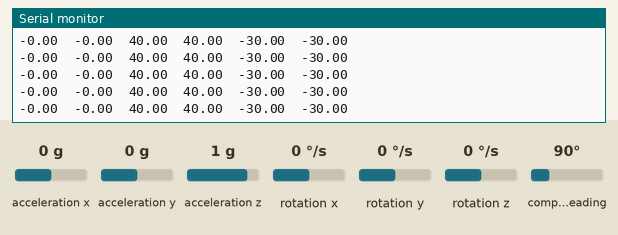
This sketch was run on a simulated Arduino Uno, built with avr-gcc and run on an emulated ATmega328P. On the bench: the last lines printed to the serial monitor. The test bench sets the inputs (shaded band); at power-on: compass heading 90°, acceleration x 0 g, acceleration y 0 g, acceleration z 1 g, rotation x 0 °/s, rotation y 0 °/s, rotation z 0 °/s.

Above: at 1.2 s.
1.3 s: compass heading set to 7°
At 1.8 s:
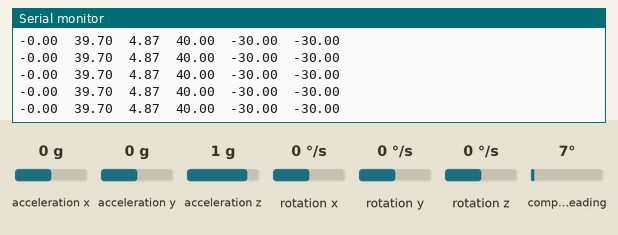
2.8 s: compass heading set to 180°
At 3.6 s:
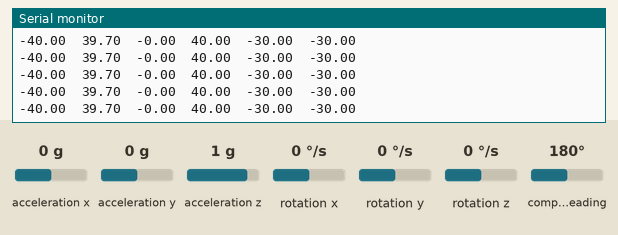
Timing chart, 0 to 5.8 s (numbered marks = the images above; inputs shaded):
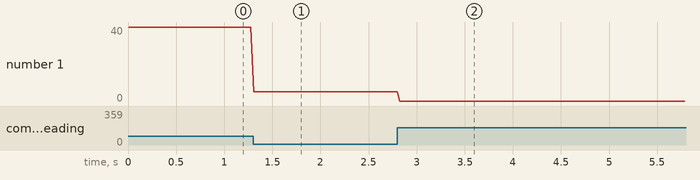

Measured:
- after the input at 1.3 s, the serial monitor: prints a new line at once (image 1)
- after the input at 2.8 s, the serial monitor: prints a new line at once (image 2)
- plotted number 1: 40 → 4.87 after the input at 1.3 s

The sketch:

mag_calibration.ino
```cpp
// (licence header left out)
#include "MPU9250.h"

// an MPU9250 object with the MPU-9250 sensor on I2C bus 0 with address 0x68
MPU9250 IMU(Wire,0x68);
int status;

float ax, ay, az, gx, gy, gz, mx, my, mz; // variables to hold latest sensor data values

float mxb_max = -10000.0, mxb_min = 10000.0, myb_max = -10000.0, myb_min = 10000.0, mzb_max = -10000.0, mzb_min = 10000.0;

float axb, ayb, azb, axs, ays, azs;
float mxb, myb, mzb, mxs, mys, mzs;

float loopCount = 5, sampCount = 1000; // 50 samp/sec -> 20 sec
float biasX = 0, biasY = 0, biasZ = 0;
float chordX = 0, chordY = 0, chordZ = 0, chordAvg = 0;
float scaleX, scaleY, scaleZ;

void setup() {
  // serial to display data
  Serial.begin(115200);

  while(!Serial) {}

  // start communication with IMU
  status = IMU.begin();
  if (status < 0) {
    Serial.println("IMU initialization unsuccessful");
    Serial.println("Check IMU wiring or try cycling power");
    Serial.print("Status: ");
    Serial.println(status);
    while(1) {}
  }
}

void loop() {

  for(int loopCounter = 0; loopCounter < loopCount; loopCounter++)
  {
    mxb_max = -10000.0, mxb_min = 10000.0, myb_max = -10000.0, myb_min = 10000.0, mzb_max = -10000.0, mzb_min = 10000.0;
    for (int sampCounter = 0; sampCounter < sampCount ; sampCounter++)
    {
       // read the sensor
       IMU.readSensor();

       my = IMU.getMagY_uT();
       mx = IMU.getMagX_uT();
       mz = IMU.getMagZ_uT();

       // Mag calibration snippet
       if (mx > mxb_max)
         mxb_max = mx;
       if (mx < mxb_min)
         mxb_min = mx;

       if (my > myb_max)
         myb_max = my;
       if (my < myb_min)
         myb_min = my;

       if (mz > mzb_max)
         mzb_max = mz;
       if (mz < mzb_min)
         mzb_min = mz;
       Serial.println(String(mxb_min) + "\t" + String(mxb_max) + "\t" + String(myb_min) + "\t" + String(myb_max) + "\t" + String(mzb_min) + "\t" + String(mzb_max));
       delay(20);
    }

    biasX = ((float)loopCounter * biasX + (mxb_max + mxb_min)/2.0)/((float)loopCounter+1.0);
    biasY = ((float)loopCounter * biasY + (myb_max + myb_min)/2.0)/((float)loopCounter+1.0);
    biasZ = ((float)loopCounter * biasZ + (mzb_max + mzb_min)/2.0)/((float)loopCounter+1.0);

    chordX = ((float)loopCounter * chordX + (mxb_max - mxb_min)/2.0)/((float)loopCounter+1.0);
    chordY = ((float)loopCounter * chordY + (myb_max - myb_min)/2.0)/((float)loopCounter+1.0);
    chordZ = ((float)loopCounter * chordZ + (mzb_max - mzb_min)/2.0)/((float)loopCounter+1.0);

    Serial.println("Finished trial " + String(loopCounter+1));
    delay(1000);
  }

  chordAvg = (chordX + chordY + chordZ)/3.0;
  scaleX = chordAvg / chordX;
  scaleY = chordAvg / chordY;
  scaleZ = chordAvg / chordZ;

  Serial.println("Calibration complete. Results:");
  Serial.println("Biases:\n x = " + String(biasX, 4) + "\t y = " + String(biasY, 4) + "\t z = " + String(biasZ, 4));
  Serial.println("Scales:\n x = " + String(scaleX, 4) + "\t y = " + String(scaleY, 4) + "\t z = " + String(scaleZ, 4));

  // Acceleration calibration snippet

  //Serial.println(String(ax) + "\t" + String(ay) + "\t" + String(az));
  delay(100);

  while(1){}

}
```
